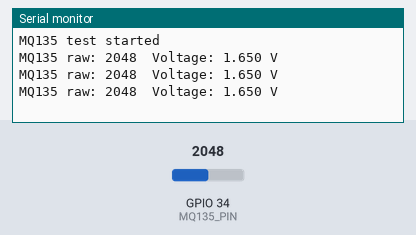
Recording of a sketch running on a simulated ESP32. Shown: the last lines printed to the serial monitor. The test bench sets the inputs (shaded band); at power-on: GPIO 34 (MQ135_PIN) = 2048 (analog values on the 0–4095 scale).

Above: at 1.3 s.
1.4 s: GPIO 34 (MQ135_PIN) set to 2866
At 1.9 s:
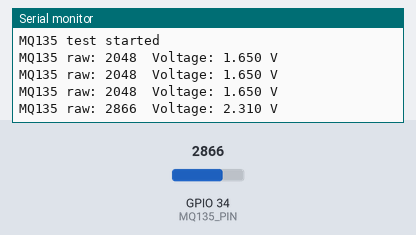
2.9 s: GPIO 34 (MQ135_PIN) set to 3603
At 3.4 s:
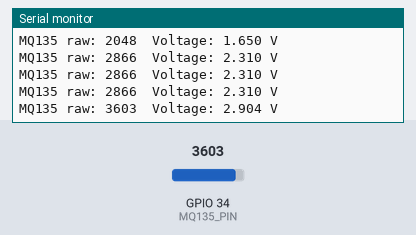
Timing chart, 0 to 5.9 s (numbered marks = the images above; inputs shaded):
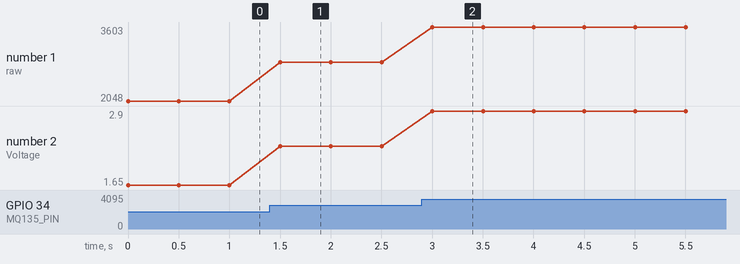

Measured:
- after the input at 1.4 s, the serial monitor: prints a new line after 0.10 s (image 1)
- after the input at 2.9 s, the serial monitor: prints a new line after 0.10 s (image 2)
- plotted number 1: 2048 → 2866 after the input at 1.4 s, 2866 → 3603 after the input at 2.9 s
- plotted number 2: 1.65 → 2.31 after the input at 1.4 s, 2.31 → 2.9 after the input at 2.9 s

The sketch:

mq135_test.ino
```cpp
// MQ135 gas sensor test on ESP32

const int MQ135_PIN = 34;  // analog-capable input pin

void setup() {
  Serial.begin(115200);
  analogReadResolution(12); // 0–4095
  Serial.println("MQ135 test started");
}

void loop() {
  int raw = analogRead(MQ135_PIN);
  float voltage = (raw / 4095.0f) * 3.3f;  // assuming 3.3V reference

  Serial.print("MQ135 raw: ");
  Serial.print(raw);
  Serial.print("  Voltage: ");
  Serial.print(voltage, 3);
  Serial.println(" V");

  delay(500);
}
```
